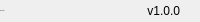
              <widget class="QFrame" name="bottomBar">
               <property name="minimumSize">
                <size>
                 <width>0</width>
                 <height>22</height>
                </size>
               </property>
               <property name="maximumSize">
                <size>
                 <width>16777215</width>
                 <height>22</height>
                </size>
               </property>
               <property name="frameShape">
                <enum>QFrame::NoFrame</enum>
               </property>
               <property name="frameShadow">
                <enum>QFrame::Raised</enum>
               </property>
               <layout class="QHBoxLayout" name="horizontalLayout_5">
                <property name="spacing">
                 <number>0</number>
                </property>
                <property name="leftMargin">
                 <number>0</number>
                </property>
                <property name="topMargin">
                 <number>0</number>
                </property>
                <property name="rightMargin">
                 <number>0</number>
                </property>
                <property name="bottomMargin">
                 <number>0</number>
                </property>
                <item>
                 <widget class="QLabel" name="creditsLabel">
                  <property name="maximumSize">
                   <size>
                    <width>16777215</width>
                    <height>16</height>
                   </size>
                  </property>
                  <property name="font">
                   <font>
                    <family>Segoe UI</family>
                    <pointsize>-1</pointsize>
                    <italic>false</italic>
                    <bold>false</bold>
                   </font>
                  </property>
                  <property name="text">
                   <string>By: HeroZ</string>
                  </property>
                  <property name="alignment">
                   <set>Qt::AlignLeading|Qt::AlignLeft|Qt::AlignVCenter</set>
                  </property>
                 </widget>
                </item>
                <item>
                 <widget class="QLabel" name="version">
                  <property name="text">
                   <string>v1.0.0</string>
                  </property>
                  <property name="alignment">
                   <set>Qt::AlignRight|Qt::AlignTrailing|Qt::AlignVCenter</set>
                  </property>
                 </widget>
                </item>
                <item>
                 <widget class="QFrame" name="frame_size_grip">
                  <property name="minimumSize">
                   <size>
                    <width>20</width>
                    <height>0</height>
                   </size>
                  </property>
                  <property name="maximumSize">
                   <size>
                    <width>20</width>
                    <height>16777215</height>
                   </size>
                  </property>
                  <property name="frameShape">
                   <enum>QFrame::NoFrame</enum>
                  </property>
                  <property name="frameShadow">
                   <enum>QFrame::Raised</enum>
                  </property>
                 </widget>
                </item>
               </layout>
              </widget>
